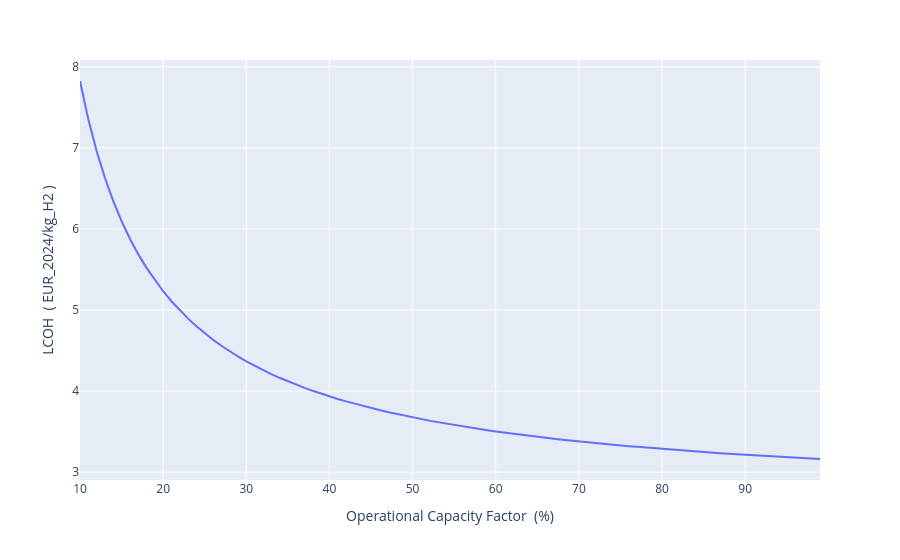

Write notebook code for a chart like this one.
### Code cell
df = (
    tech_ely
    .team.perform(calc_LCOX, reference="Output|Hydrogen", using=assumptions, interest_rate=0.08, book_lifetime="20 years", only_new=True)
    .team.unit_to("EUR_2024/kg_H2")
    .team.sum_over("variable")
)
display(df)

display(
    df
    .plot.line(
        x="ocf",
        y="value",
    )
    .update_layout(
        xaxis_title="Operational Capacity Factor  (%)",
        yaxis_title=f"LCOH  ( {df.unit.iloc[0]} )",
    )
)

### Figure 1 — Plotly figure (JSON) as saved in the notebook; plotly's stock layout.template omitted (floating-point values rounded to 4 significant figures)
{"data": [{"hovertemplate": "ocf=%{x}<br>value=%{y}<extra></extra>", "legendgroup": "", "line": {"color": "#636efa", "dash": "solid"}, "marker": {"symbol": "circle"}, "mode": "lines", "name": "", "orientation": "v", "showlegend": false, "type": "scatter", "x": [10.0, 11.0, 12.0, 13.0, 14.0, 15.0, 16.0, 17.0, 18.0, 19.0, 20.0, 21.0, 22.0, 23.0, 24.0, 25.0, 26.0, 27.0, 28.0, 29.0, 30.0, 31.0, 32.0, 33.0, 34.0, 35.0, 36.0, 37.0, 38.0, 39.0, 40.0, 41.0, 42.0, 43.0, 44.0, 45.0, 46.0, 47.0, 48.0, 49.0, 50.0, 51.0, 52.0, 53.0, 54.0, 55.0, 56.0, 57.0, 58.0, 59.0, 60.0, 61.0, 62.0, 63.0, 64.0, 65.0, 66.0, 67.0, 68.0, 69.0, 70.0, 71.0, 72.0, 73.0, 74.0, 75.0, 76.0, 77.0, 78.0, 79.0, 80.0, 81.0, 82.0, 83.0, 84.0, 85.0, 86.0, 87.0, 88.0, 89.0, 90.0, 91.0, 92.0, 93.0, 94.0, 95.0, 96.0, 97.0, 98.0, 99.0], "xaxis": "x", "y": [7.825, 7.354, 6.961, 6.628, 6.343, 6.096, 5.88, 5.69, 5.52, 5.368, 5.232, 5.108, 4.996, 4.894, 4.8, 4.713, 4.633, 4.56, 4.491, 4.427, 4.367, 4.312, 4.259, 4.21, 4.164, 4.121, 4.079, 4.04, 4.004, 3.969, 3.935, 3.904, 3.874, 3.845, 3.817, 3.791, 3.766, 3.742, 3.719, 3.697, 3.676, 3.656, 3.636, 3.617, 3.599, 3.582, 3.565, 3.549, 3.533, 3.518, 3.503, 3.489, 3.475, 3.462, 3.449, 3.437, 3.424, 3.413, 3.401, 3.39, 3.38, 3.369, 3.359, 3.349, 3.34, 3.33, 3.321, 3.312, 3.304, 3.295, 3.287, 3.279, 3.271, 3.264, 3.256, 3.249, 3.242, 3.235, 3.228, 3.221, 3.215, 3.209, 3.202, 3.196, 3.19, 3.185, 3.179, 3.173, 3.168, 3.163], "yaxis": "y"}], "layout": {"legend": {"tracegroupgap": 0}, "margin": {"t": 60}, "xaxis": {"anchor": "y", "domain": [0.0, 1.0], "title": {"text": "Operational Capacity Factor  (%)"}}, "yaxis": {"anchor": "x", "domain": [0.0, 1.0], "title": {"text": "LCOH  ( EUR_2024/kg_H2 )"}}}}
